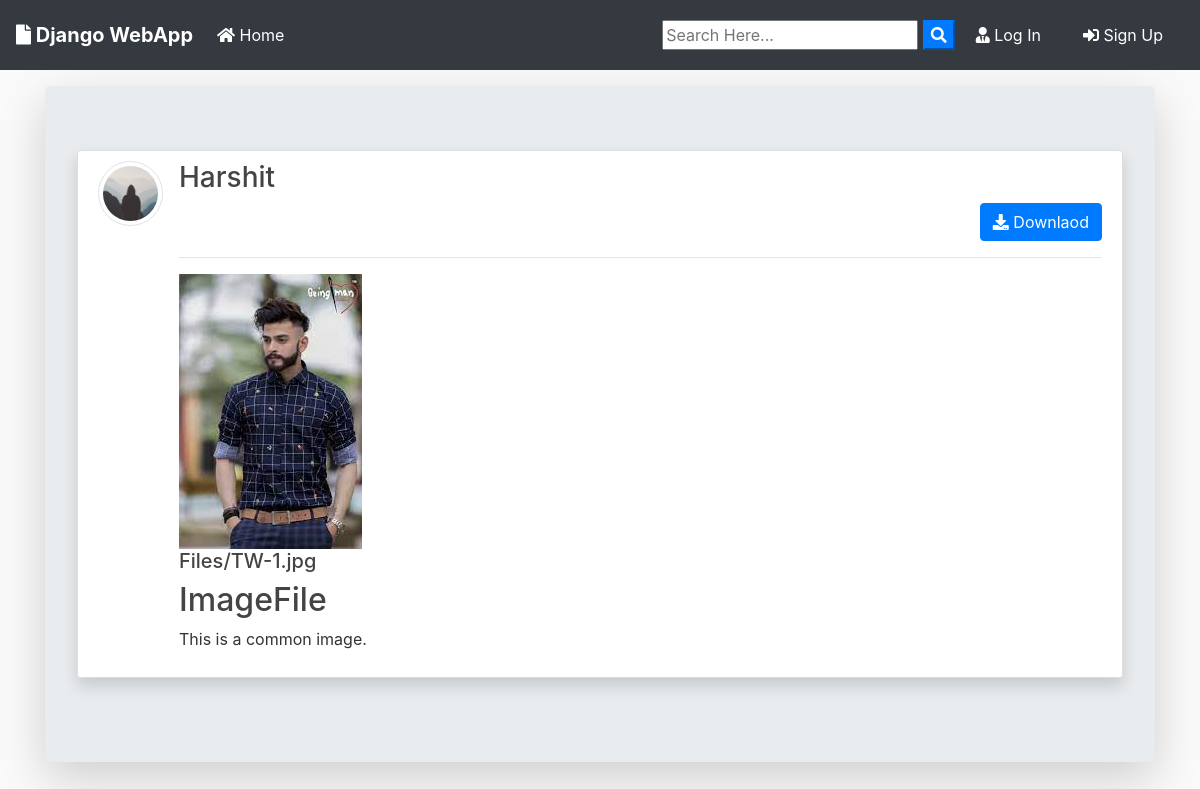
/post/16/, run on the app's committed database.
### blog/models.py (models this page shows, shortened)
class Post(models.Model):
	title = models.CharField(max_length=100)
	file = models.FileField(null=True,blank=True,upload_to='Files')
	content = models.TextField()
	date_posted = models.DateTimeField(default=timezone.now)
	author = models.ForeignKey(User, on_delete=models.CASCADE)
	def extension(self):
		name, extension = os.path.splitext(self.file.name)
		return extension

### users/models.py (models this page shows, shortened)
class Profile(models.Model):
    user = models.OneToOneField(User, on_delete=models.CASCADE)
    image = models.ImageField(default='default.jpg', upload_to='profile_pics')

### blog/views.py (the view)
# urls.py: path('post/<int:pk>/', PostDetailView.as_view(), name='post-detail'),
class PostDetailView(DetailView):
    model = Post
    template_name = 'blog/post_detail.html'

### blog/templates/blog/post_detail.html (shortened to what this page needs)
{% extends "blog/base.html" %}
{% block content %}
<div class="jumbotron mt-3 shadow-lg">
<article class="media content-section shadow ">
   <a href="{{ object.author.profile.image.url }} " target="_blank"> <img src="{{ object.author.profile.image.url }}  " alt="" class="article-img rounded-circle img-thumbnail img-fluid">
   </a>
    <div class="media-body">
      <div class="">
        <div class="d-flex justify-content-between">
        <a class="mr-2 mt-0 mb-0  text-dark" href="{% url 'user-posts' object.author.username  %}"><h3>{{ object.author }}</h3></a>
        </div>
        {% if object.author != user %}
          <div class="form-group mt-0 pt-0 d-flex justify-content-end">
            <a href="{{ object.file.url }}" download class="btn btn-primary flex-last" type="submit"><i class="fas fa-download"></i> Downlaod</a>
          </div>
        {% endif %}
        <hr>
      </div>
      <div>
        {% if object.file %}
          {% if object.extension == '.jpg' or object.extension == 'jpeg' or object.extension == 'png' %}
            <a href="{{ object.file.url }}"  download ><img src="{{ object.file.url }}" alt="" class="img-fluid "></a>
            <a href="{{ object.file.url }}"  download class="text-dark"><h5>{{ object.file }}</h5></a>
          {% else %}
            <a href="{{ object.file.url }}"  download class="text-dark"><h5>{{ object.file }}</h5></a>
          {% endif %}
        {% endif %}
      </div>
      <h2>{{ object.title }}</h2>
      <p class="article-content">{{ object.content }}</p>
    </div>
  </article>
{% endblock content %}

### blog/static/blog/main.css (style rules this page uses)
body { background: #fafafa; color: #333333; margin-top: 0; }
h1, h2, h3, h4, h5, h6 { color: #444444; }
.content-section { background: #ffffff; padding: 10px 20px; border: 1px solid #dddddd; border-radius: 3px; margin-bottom: 20px; }
.article-content { white-space: pre-line; }
.article-img { height: 65px; width: 65px; margin-right: 16px; }

### data on the page
Post: author.profile.image (placeholder picture), author "Harshit", file (picture), file "Files/TW-1.jpg", title "ImageFile", content "This is a common image."
